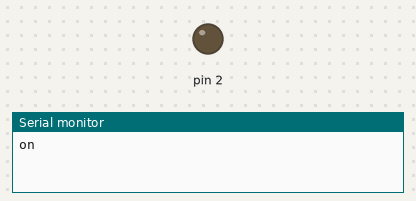
A sketch run on a simulated Arduino Uno, built with avr-gcc and run on an emulated ATmega328P. Shown: output pins drawn as LEDs (lit = HIGH), the last lines printed to the serial monitor.

Above: at 0.1 s.
At 2.6 s:
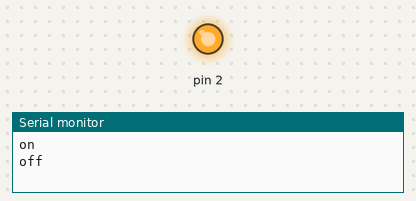
Timing chart, 0 to 4.1 s (numbered marks = the images above):
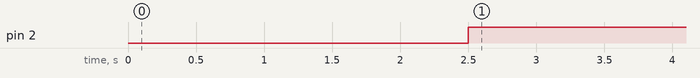

The sketch:

_1s_timer.ino
```cpp
int delaytime = 2*3600*1000; // 2 hours
int ontime = 2500; // 1 second

void setup() {
  pinMode(2, OUTPUT);
  digitalWrite(2, HIGH);
  Serial.begin(9600);
}

// the loop routine runs over and over again forever:
void loop() {
  digitalWrite(2, LOW);
  Serial.println("on");
  delay(ontime);
  digitalWrite(2, HIGH); // for this particular relay, low turns it on...
  Serial.println("off");
  delay(delaytime);
}
```

Measured:
- by itself, pin 2: LOW → HIGH at 2.5 s
